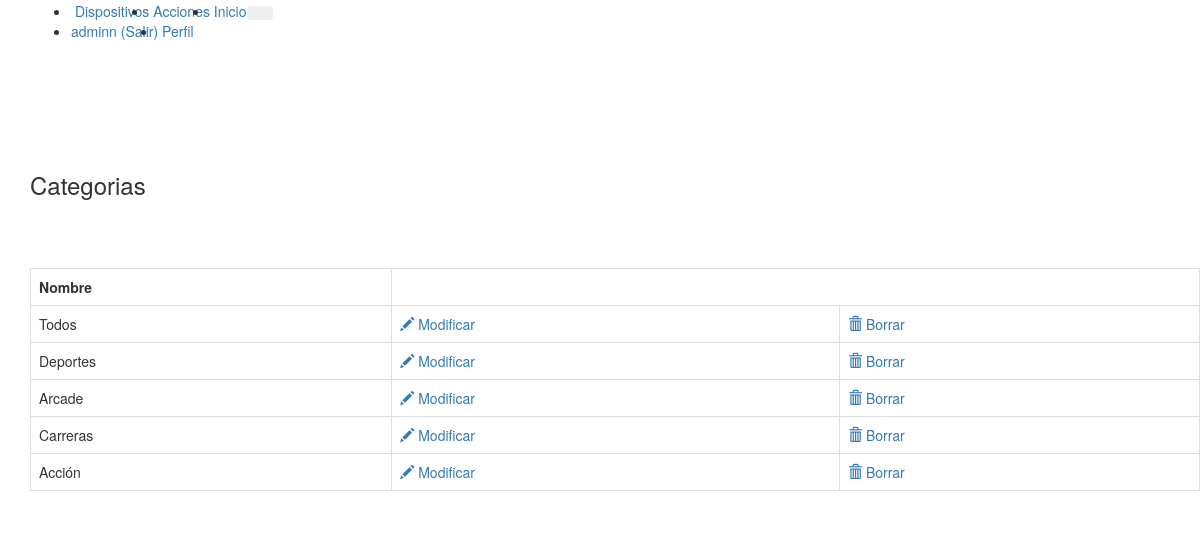
Screenshot of /categorias (signed in) with the database file from the repository.
### tables this page shows
CREATE TABLE usuarios (
	id INTEGER NOT NULL, 
	username VARCHAR(100) NOT NULL, 
	password_hash VARCHAR(128) NOT NULL, 
	nombre VARCHAR(200) NOT NULL, 
	email VARCHAR(200) NOT NULL, 
	admin BOOLEAN, 
	PRIMARY KEY (id)
);

CREATE TABLE categorias (
	id INTEGER NOT NULL, 
	nombre VARCHAR(100), 
	PRIMARY KEY (id)
);

### aplicacion/app.py (the view)
@app.route('/categorias')
@login_required
def categorias():
    from aplicacion.models import Categorias
    categorias = Categorias.query.all()
    return render_template("categorias.html", categorias=categorias)

### aplicacion/app.py (called while the page is built)
@login_manager.user_loader
def load_user(user_id):
    from aplicacion.models import Usuarios
    return Usuarios.query.get(int(user_id))

### aplicacion/models.py (called while the page is built)
    def is_admin(self):
        return self.admin

### aplicacion/templates/categorias.html (shortened to what this page needs)
{% extends "base.html" %}
{% block contenido %}
<div class="container">
  <div class="row">
    <h3>Categorias</h3>
    <br/>
    <br/><br/>
    <div class="list-group">
      <table class="table table-bordered">
          <tr>
            <th>Nombre</th>
          </tr>
      {% for cat in categorias %}
        <tr>
          <td>{{cat.nombre}}</td>
          {% if current_user.is_authenticated and current_user.is_admin()  %}
          <td><a href="{{url_for('categorias_edit',id=cat.id)}}"><span class="glyphicon glyphicon-pencil"></span> Modificar</a></td>
          <td><a href="{{url_for('categorias_delete',id=cat.id)}}"><span class="glyphicon glyphicon-trash"></span> Borrar</a></td>
          {% endif %}
        </tr>
      {% endfor %}
      </table>
    </div>
  </div>
</div>
{% endblock %}

### aplicacion/templates/base.html (shortened to what this page needs)
{% extends "bootstrap/base.html" %}
{% block navbar %}
  <nav class="navbar navbar-expand-md navbar-light bg-dark fixed-top">
    <a class="navbar-brand text-white"></a>
    <div>
      <ul class="navbar-nav d-flex flex-row-reverse">
        {% if current_user.is_authenticated  %}
          <li class="nav-item" >
            <a class="nav-link text-light font-weight-bold px-1" href="{{url_for('configuracion')}}">&nbsp;Dispositivos</a>
          </li>
          <li class="nav-item" >
            <a class="nav-link text-light font-weight-bold px-1" href="{{url_for('acciones')}}">&nbsp;Acciones</a>
          </li>
          <li class="nav-item" >
            <a class="nav-link text-light font-weight-bold px-1" href="/">&nbsp;Inicio</a>
         </li>
        {% endif %}
      </ul>
    </div>
      <button type="button" class="navbar-toggler btn btn-outline-dark" data-toggle="collapse" data-target="#nav">
      </button>
      <div class="collapse navbar-collapse d-flex-md flex-row-reverse" id="nav">
        <ul class="navbar-nav d-flex flex-row-reverse">
        {% if current_user.is_authenticated %}
          <li class="nav-item" >
           <a class="nav-link text-light font-weight-bold px-1 " href="/logout"> {{ current_user.username}} (Salir)</a>
          </li>
          <li class="nav-item">
            <a class="nav-link text-light font-weight-bold px-1" href="/perfil/{{ current_user.username}}">&nbsp;Perfil</a>
           </li>
        {% else %}
          <li class="nav-item" >
            <a class="nav-link text-light font-weight-bold px-1" href="/login">ACCEDER</a>
        {% endif %}
        </ul>
    </div>
  </nav>
    <br>
    <br>
    <br>
    <br>
{% endblock %}
{% block content %}
<div class="container-fluid ">
  	<div class="container">
	    {% block contenido %}{% endblock %}
  	</div>
</div>
{% endblock %}

### rows the page displays
usuarios: username "adminn"
categorias: nombre "Todos"
categorias: nombre "Deportes"
categorias: nombre "Arcade"
categorias: nombre "Carreras"
categorias: nombre "Acción"
